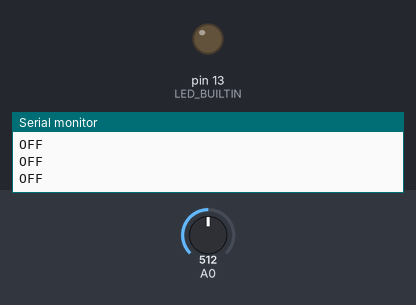
The sketch below on a simulated Arduino Uno, built with avr-gcc and run on an emulated ATmega328P. Shown: output pins drawn as LEDs (lit = HIGH), the last lines printed to the serial monitor. The test bench sets the inputs (shaded band); at power-on: A0 = 512.

Above: at 1.3 s.
1.4 s: A0 set to 500
At 1.9 s:
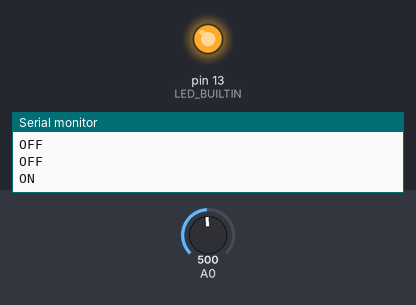
3.0 s: A0 set to 521
At 4.2 s:
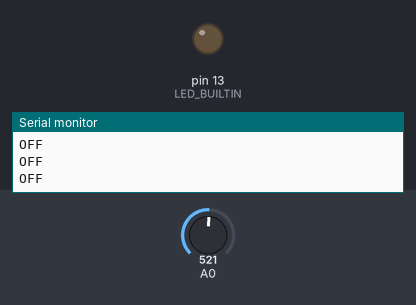
4.5 s: A0 set to 511
At 5.4 s:
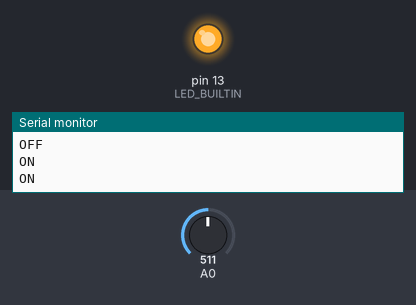
Timing chart, 0 to 7.5 s (numbered marks = the images above; inputs shaded):
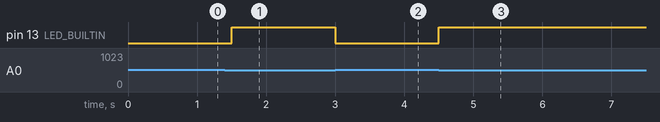

Measured:
- the behaviour switches between 512 and 511 on A0 (found by bisection; images 0 and 1)
- after the input at 1.4 s, pin 13 (LED_BUILTIN): LOW → HIGH after 0.10 s
- after the input at 3.0 s, pin 13 (LED_BUILTIN): HIGH → LOW at once
- after the input at 4.5 s, pin 13 (LED_BUILTIN): LOW → HIGH at once

The sketch:

3.6-Conditionals_I.ino
```cpp
int val;

void setup() {
    pinMode(LED_BUILTIN, OUTPUT);
    pinMode(A0, INPUT);
    Serial.begin(9600);
}

void loop() {
  val=analogRead(A0);
  if (val>511){
    digitalWrite(LED_BUILTIN, LOW);
    Serial.println("OFF");
}

  else{
    digitalWrite(LED_BUILTIN, HIGH);
    Serial.println("ON");
}
  delay(500);
}
```
